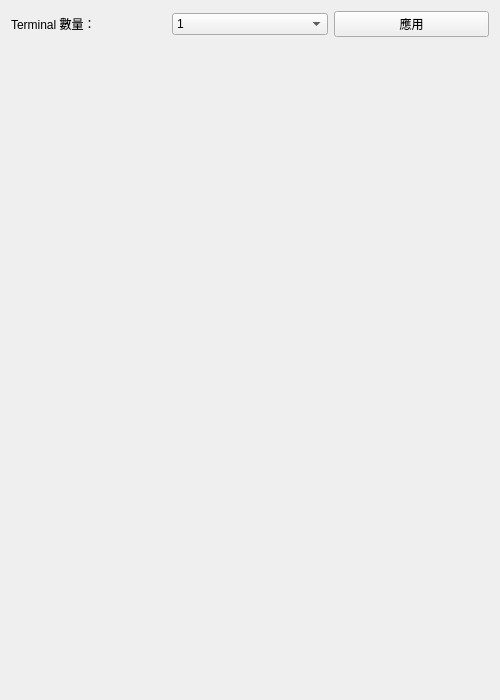
<?xml version="1.0" encoding="UTF-8"?>
<ui version="4.0">
 <class>MainWidgetAdtSettings</class>
 <widget class="QWidget" name="MainWidgetAdtSettings">
  <property name="geometry">
   <rect>
    <x>0</x>
    <y>0</y>
    <width>500</width>
    <height>700</height>
   </rect>
  </property>
  <layout class="QGridLayout" name="gridLayout">
   <item row="0" column="0">
    <widget class="QLabel" name="label_termNum">
     <property name="text">
      <string>Terminal 數量：</string>
     </property>
    </widget>
   </item>
   <item row="0" column="2">
    <widget class="QPushButton" name="pushButton_termNumApply">
     <property name="text">
      <string>應用</string>
     </property>
    </widget>
   </item>
   <item row="1" column="1">
    <spacer name="verticalSpacer">
     <property name="orientation">
      <enum>Qt::Vertical</enum>
     </property>
     <property name="sizeHint" stdset="0">
      <size>
       <width>20</width>
       <height>40</height>
      </size>
     </property>
    </spacer>
   </item>
   <item row="0" column="1">
    <widget class="QComboBox" name="comboBox_termNum">
     <item>
      <property name="text">
       <string>1</string>
      </property>
     </item>
     <item>
      <property name="text">
       <string>2</string>
      </property>
     </item>
    </widget>
   </item>
  </layout>
 </widget>
 <resources/>
 <connections/>
</ui>
